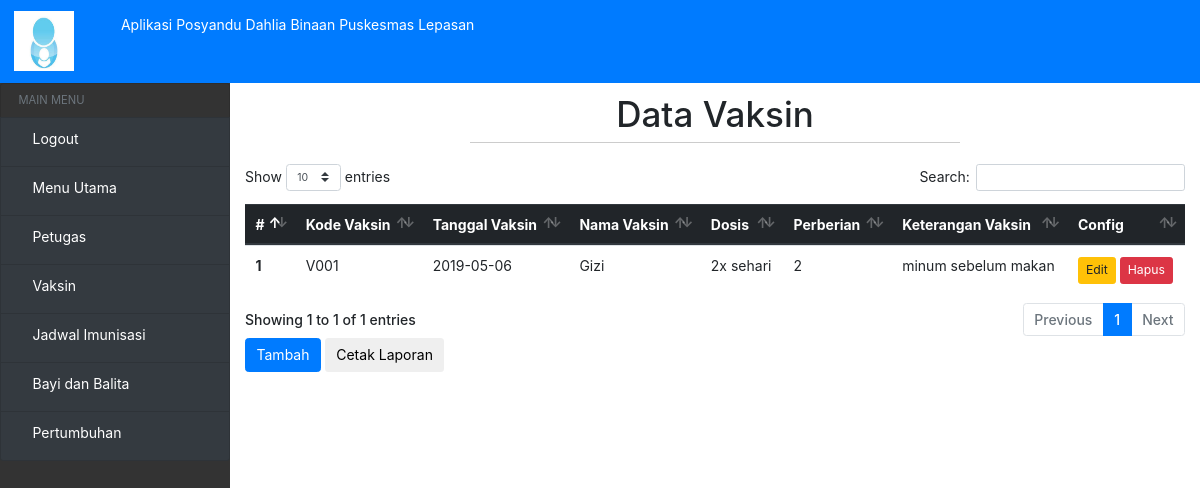
The app's page /?view=vaksin (signed in) with its own data.
### tables this page shows
CREATE TABLE `vaksin` (
  `Kode_vaksin` varchar(10) NOT NULL,
  `tanggal` date NOT NULL,
  `Nama_vaksin` varchar(20) NOT NULL,
  `Dosis` text NOT NULL,
  `perberian` int(5) NOT NULL,
  `Keterangan_vaksin` text NOT NULL
);

### models/admin.php (called while the page is built, shortened)
<?php
class Admin
{
  private $mysqli;
  function __construct($mysqli)
  {
    $this->mysqli = $mysqli;
  }
public function showVaksin(){
  $db = $this->mysqli->conn;
  $sql = "SELECT * FROM vaksin";
  $query = $db->query($sql);
  return $query;
}
}
?>

### view/vaksin/vaksin.php (the view, shortened to what this page needs)
<?php if (@$_SESSION['user']) { ?>
<div class="header-hal">
    <h1>Data Vaksin</h1>
    <hr>
</div>
<div class="table-responsive">
<table class="table" id="table">
  <thead class="thead-dark">
    <tr>
      <th scope="col">#</th>
      <th scope="col">Kode Vaksin</th>
      <th scope="col">Tanggal Vaksin</th>
      <th scope="col">Nama Vaksin</th>
      <th scope="col">Dosis</th>
      <th scope="col">Perberian</th>
      <th scope="col">Keterangan Vaksin</th>
      <?php if (@$_SESSION['hak_akses'] == 0) { ?>
      <th scope="col">Config</th>
      <?php } ?>
    </tr>
  </thead>
  <tbody>
      <?php
     $data = $objAdmin->showVaksin();
     $no = 1;
     while ($a = $data->fetch_object()) {
         ?>
    <tr>
      <th scope="row"><?= $no ?></th>
      <td><?= $a->Kode_vaksin; ?></td>
      <td><?= $a->tanggal; ?></td>
      <td><?= $a->Nama_vaksin; ?></td>
      <td><?= $a->Dosis; ?></td>
      <td><?= $a->perberian; ?></td>
      <td><?= $a->Keterangan_vaksin; ?></td>
      <?php if (@$_SESSION['hak_akses'] == 0) { ?>
      <td>
          <a href="?view=rubah-vaksin&kode=<?=$a->Kode_vaksin; ?>" class="btn btn-sm btn-warning">Edit</a>
          <a href="?view=hapus-vaksin&kode=<?=$a->Kode_vaksin; ?>" class="btn btn-sm btn-danger">Hapus</a>
      </td>
      <?php } ?>
    </tr>
    <?php
     $no++;
     }
     ?>
  </tbody>
</table>
</div>
<?php if (@$_SESSION['hak_akses'] == 0) { ?>
<a href="?view=tambah-vaksin">
    <button type="button" class="btn btn-primary">Tambah</button>
</a>
<a href="view/laporan/laporan-vaksin.php">
    <button type="button" class="btn btn-default">Cetak Laporan</button>
</a>
<?php } ?>
<?php } ?>

### assets/css/home.css (style rules this page uses)
.header-hal { width: 100%; text-align: center; margin-top: 10px; }
hr { height: 1px; border-top: 1px solid #ccc; margin: auto; width: 50%; padding: 10px; }
.view-buku th, td { text-align: left; padding: 8px; }

### index.php (style rules this page uses)
* { font-size: 14px; }

### records on screen
vaksin: Kode_vaksin "V001", tanggal "2019-05-06", Nama_vaksin "Gizi", Dosis "2x sehari", perberian "2", Keterangan_vaksin "minum sebelum makan"
